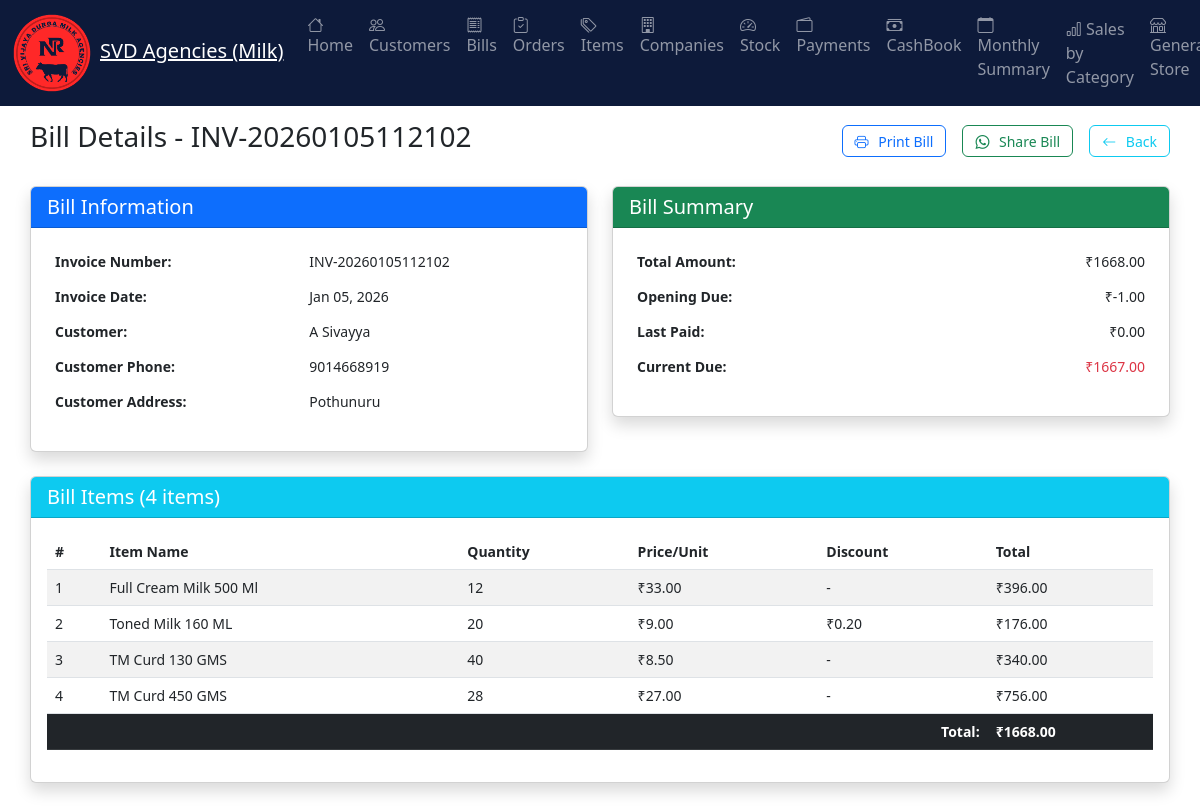
The app's page /milk_agency/view-bill/22/ with its own data.
### milk_agency/models.py (models this page shows, shortened)
class Bill(models.Model):
    customer = models.ForeignKey(Customer, on_delete=models.SET_NULL, null=True, blank=True, related_name='bills')
    invoice_number = models.CharField(max_length=50, unique=True)
    invoice_date = models.DateField(default=timezone.now)
    total_amount = models.DecimalField(max_digits=12, decimal_places=2)
    op_due_amount = models.DecimalField(max_digits=12, decimal_places=2, default=0)
    last_paid = models.DecimalField(max_digits=12, decimal_places=2, default=0, help_text="Last paid amount for this bill")
    profit = models.DecimalField(max_digits=12, decimal_places=2, default=0, help_text="Total profit from this bill")
    commission_deducted = models.DecimalField(max_digits=12, decimal_places=2, default=0, help_text="Commission amount deducted from this bill")
    commission_month = models.IntegerField(null=True, blank=True, help_text="Month for which commission was deducted")
    commission_year = models.IntegerField(null=True, blank=True, help_text="Year for which commission was deducted")
    created_at = models.DateTimeField(auto_now_add=True, null=True, blank=True)

class Customer(AbstractBaseUser, PermissionsMixin):
    phone = models.CharField(max_length=20, unique=True, help_text="Phone number for login")
    name = models.CharField(max_length=255)
    shop_name = models.CharField(max_length=255, blank=True, help_text="Name of the customer's shop")
    retailer_id = models.CharField(max_length=100, blank=True, help_text="Unique identifier for the retailer")
    flat_number = models.CharField(max_length=255, blank=True)
    area = models.CharField(max_length=255, blank=True)
    pin_code = models.CharField(max_length=10, blank=True)
    city = models.CharField(max_length=100, blank=True)
    state = models.CharField(max_length=100, blank=True)
    due = models.DecimalField(max_digits=12, decimal_places=2, default=0, help_text="Customer's current balance")
    is_commissioned = models.BooleanField(default=False, help_text="Whether this customer is eligible for commission calculation")
    is_delivery = models.BooleanField(default=False, help_text="Whether this customer is eligible for delivery")
    frozen = models.BooleanField(default=False)
    last_login = models.DateTimeField(blank=True, null=True)
    is_active = models.BooleanField(default=True)
    is_staff = models.BooleanField(default=False)  # Needed to access admin site
    objects = CustomerManager()
    USERNAME_FIELD = "phone"
    REQUIRED_FIELDS = ["name"]
    groups = models.ManyToManyField(
        'auth.Group',
        related_name='customer_groups',
        blank=True,
        help_text='The groups this customer belongs to.',
        verbose_name='groups',
    )
    user_permissions = models.ManyToManyField(
        'auth.Permission',
        related_name='customer_permissions',
        blank=True,
        help_text='Specific permissions for this customer.',
        verbose_name='user permissions',
    )
    class Meta:
        ordering = ["name"]

class BillItem(models.Model):
    bill = models.ForeignKey(Bill, on_delete=models.CASCADE, related_name='items')
    item = models.ForeignKey(Item, on_delete=models.CASCADE)
    price_per_unit = models.DecimalField(max_digits=10, decimal_places=2)
    discount = models.DecimalField(max_digits=10, decimal_places=2, default=0)
    quantity = models.IntegerField()
    total_amount = models.DecimalField(max_digits=12, decimal_places=2)

class Item(models.Model):
    code = models.CharField(max_length=50, unique=True, blank=True, null=True, help_text='Unique item code')
    name = models.CharField(max_length=255)
    company = models.ForeignKey(Company, on_delete=models.SET_NULL, null=True, blank=True, related_name='items')
    category = models.CharField(max_length=100, blank=True, null=True)
    selling_price = models.DecimalField(max_digits=10, decimal_places=2)
    buying_price  = models.DecimalField(max_digits=10, decimal_places=2)
    mrp = models.DecimalField(max_digits=10, decimal_places=2, default=0, help_text='Maximum Retail Price')
    stock_quantity = models.IntegerField(default=0)
    pcs_count = models.IntegerField(default=0, help_text='Number of pieces per unit')
    image = models.ImageField(upload_to='items_saved/', blank=True, null=True)
    frozen = models.BooleanField(default=False, help_text='If true, item is frozen and not displayed in app except items dashboard')

### milk_agency/views_bill_operations.py (the view)
# urls.py: path('view-bill/<int:bill_id>/', views_bill_operations.view_bill, name='view_bill'),
def view_bill(request, bill_id):
    bill = get_object_or_404(Bill.objects.select_related('customer'), id=bill_id)
    bill_items = BillItem.objects.filter(bill=bill).select_related('item')
    current_due = bill.op_due_amount + bill.total_amount
    context = {
        'bill': bill,
        'bill_items': bill_items,
        'current_due': current_due
    }
    return render(request, 'milk_agency/bills/view_bill.html', context)

### templates/milk_agency/bills/view_bill.html (shortened to what this page needs)
﻿{% extends "milk_agency/home/base.html" %}
{% block content %}
<div class="container-fluid py-4">
    <div class="d-flex justify-content-between align-items-center mb-4 bill-topbar">
        <h3>Bill Details - {{ bill.invoice_number }}</h3>
        <div class="d-flex flex-wrap gap-2">
            <a href="{% url 'milk_agency:generate_invoice_pdf' bill.id %}"
                class="btn btn-outline-primary me-2 btn-sm col-lg-auto action-btn-responsive"
                download="invoice_{{ bill.invoice_number }}.pdf">
                <i class="bi bi-printer"></i>
                <span class="btn-text">Print Bill</span>
            </a>
            <button class="btn btn-outline-success me-2 btn-sm col-lg-auto action-btn-responsive"
                    onclick="shareBillOnWhatsApp()">
                <i class="bi bi-whatsapp"></i>
                <span class="btn-text">Share Bill</span>
            </button>
            <a href="{% url 'milk_agency:bills_dashboard' %}"
            class="btn btn-outline-info btn-sm col-lg-auto action-btn-responsive">
                <i class="bi bi-arrow-left"></i>
                <span class="btn-text">Back</span>
            </a>
        </div>
    </div>
    <div class="row">
        <div class="col-md-6">
            <div class="card shadow">
                <div class="card-header bg-primary text-white">
                    <h5 class="mb-0">Bill Information</h5>
                </div>
                <div class="card-body">
                    <table class="table table-borderless">
                        <tr>
                            <td><strong>Invoice Number:</strong></td>
                            <td>{{ bill.invoice_number }}</td>
                        </tr>
                        <tr>
                            <td><strong>Invoice Date:</strong></td>
                            <td>{{ bill.invoice_date|date:"M d, Y" }}</td>
                        </tr>
                        <tr>
                            <td><strong>Customer:</strong></td>
                            <td>{{ bill.customer.name }}</td>
                        </tr>
                        <tr>
                            <td><strong>Customer Phone:</strong></td>
                            <td>{{ bill.customer.phone|default:"N/A" }}</td>
                        </tr>
                        <tr>
                            <td><strong>Customer Address:</strong></td>
                            <td>{{ bill.customer.area|default:"N/A" }}</td>
                        </tr>
                    </table>
                </div>
            </div>
        </div>
        <div class="col-md-6">
            <div class="card shadow">
                <div class="card-header bg-success text-white">
                    <h5 class="mb-0">Bill Summary</h5>
                </div>
                <div class="card-body">
                    <table class="table table-borderless">
                        <tr>
                            <td><strong>Total Amount:</strong></td>
                            <td class="text-end">₹{{ bill.total_amount }}</td>
                        </tr>
                        <tr>
                            <td><strong>Opening Due:</strong></td>
                            <td class="text-end">₹{{ bill.op_due_amount }}</td>
                        </tr>
                        <tr>
                            <td><strong>Last Paid:</strong></td>
                            <td class="text-end">₹{{ bill.last_paid }}</td>
                        </tr>
                        <tr>
                            <td><strong>Current Due:</strong></td>
                            <td class="text-end">
                                <span class="{% if current_due > 0 %}text-danger{% else %}text-success{% endif %}">
                                    ₹{{ current_due|floatformat:2 }}
                                </span>
                            </td>
                        </tr>
                    </table>
                </div>
            </div>
        </div>
    </div>
    <div class="card shadow mt-4">
        <div class="card-header bg-info text-white">
            <h5 class="mb-0">Bill Items ({{ bill_items.count }} items)</h5>
        </div>
        <div class="card-body">
            <div class="table-responsive">
                <table class="table table-striped">
                    <thead>
                        <tr>
                            <th>#</th>
                            <th>Item Name</th>
                            <th>Quantity</th>
                            <th>Price/Unit</th>
                            <th>Discount</th>
                            <th>Total</th>
                        </tr>
                    </thead>
                    <tbody>
                        {% for item in bill_items %}
                        <tr>
                            <td>{{ forloop.counter }}</td>
                            <td>{{ item.item.name }}</td>
                            <td>{{ item.quantity }}</td>
                            <td>₹{{ item.price_per_unit }}</td>
                            <td>
                                {% if item.discount > 0 %}
                                    ₹{{ item.discount }}
                                {% else %}
                                    -
                                {% endif %}
                            </td>
                            <td>₹{{ item.total_amount }}</td>
                        </tr>
                        {% endfor %}
                    </tbody>
                    <tfoot>
                        <tr class="table-dark">
                            <td colspan="5" class="text-end"><strong>Total:</strong></td>
                            <td><strong>₹{{ bill.total_amount }}</strong></td>
                        </tr>
                    </tfoot>
                </table>
            </div>
        </div>
    </div>
</div>
{% endblock %}

### static/css/milk_agency/base.css (style rules this page uses)
.milk-agency .btn { padding: 0.375rem 0.75rem; font-size: 0.875rem; line-height: 1.4; border-radius: 0.375rem; height: 32px; }
.milk-agency .table th, .milk-agency .table td { padding: 0.5rem; font-size: 0.875rem; }

### templates/milk_agency/bills/view_bill.html (style rules this page uses)
.table-responsive { overflow-x: auto; -webkit-overflow-scrolling: touch; }
@media (min-width: 769px) { .action-btn-responsive i { margin-right: 6px; } }

### records on screen
Bill: invoice_number "INV-20260105112102", invoice_date "Jan 05, 2026", customer.name "A Sivayya", customer.phone "9014668919", customer.area "Pothunuru", total_amount "1668.00", op_due_amount "-1.00", last_paid "0.00"
BillItem: item.name "Full Cream Milk 500 Ml", quantity "12", price_per_unit "33.00", total_amount "396.00"
BillItem: item.name "Toned Milk 160 ML", quantity "20", price_per_unit "9.00", discount "0.20", total_amount "176.00"
BillItem: item.name "TM Curd 130 GMS", quantity "40", price_per_unit "8.50", total_amount "340.00"
BillItem: item.name "TM Curd 450 GMS", quantity "28", price_per_unit "27.00", total_amount "756.00"

### other values on screen
{{ current_due|floatformat:2 }} "1667.00"
{{ bill_items.count }} "4"
